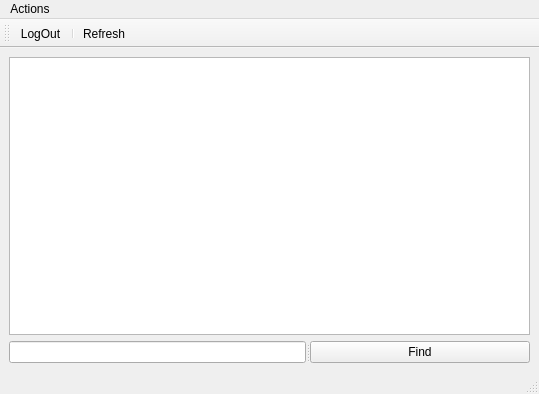
<?xml version="1.0" encoding="UTF-8"?>
<ui version="4.0">
 <class>UMWindow</class>
 <widget class="QMainWindow" name="UMWindow">
  <property name="geometry">
   <rect>
    <x>0</x>
    <y>0</y>
    <width>539</width>
    <height>394</height>
   </rect>
  </property>
  <property name="windowTitle">
   <string>MainWindow</string>
  </property>
  <widget class="QWidget" name="centralwidget">
   <layout class="QGridLayout" name="gridLayout">
    <item row="0" column="0">
     <widget class="QTableView" name="tableView"/>
    </item>
    <item row="1" column="0">
     <widget class="QSplitter" name="splitter">
      <property name="orientation">
       <enum>Qt::Horizontal</enum>
      </property>
      <widget class="QLineEdit" name="lineFIND"/>
      <widget class="QPushButton" name="BTNFind">
       <property name="text">
        <string>Find</string>
       </property>
      </widget>
     </widget>
    </item>
   </layout>
  </widget>
  <widget class="QMenuBar" name="menubar">
   <property name="geometry">
    <rect>
     <x>0</x>
     <y>0</y>
     <width>539</width>
     <height>26</height>
    </rect>
   </property>
   <widget class="QMenu" name="menuActions">
    <property name="title">
     <string>Actions</string>
    </property>
    <addaction name="actionAdd"/>
    <addaction name="actionDelete"/>
   </widget>
   <addaction name="menuActions"/>
  </widget>
  <widget class="QStatusBar" name="statusbar"/>
  <widget class="QToolBar" name="toolBar">
   <property name="windowTitle">
    <string>toolBar</string>
   </property>
   <attribute name="toolBarArea">
    <enum>TopToolBarArea</enum>
   </attribute>
   <attribute name="toolBarBreak">
    <bool>false</bool>
   </attribute>
   <addaction name="actionLogOut"/>
   <addaction name="separator"/>
   <addaction name="actionRefresh"/>
  </widget>
  <action name="actionLogOut">
   <property name="text">
    <string>LogOut</string>
   </property>
  </action>
  <action name="actionAdd">
   <property name="text">
    <string>Add</string>
   </property>
  </action>
  <action name="actionDelete">
   <property name="text">
    <string>Delete</string>
   </property>
  </action>
  <action name="actionRefresh">
   <property name="text">
    <string>Refresh</string>
   </property>
  </action>
 </widget>
 <resources/>
 <connections/>
</ui>
